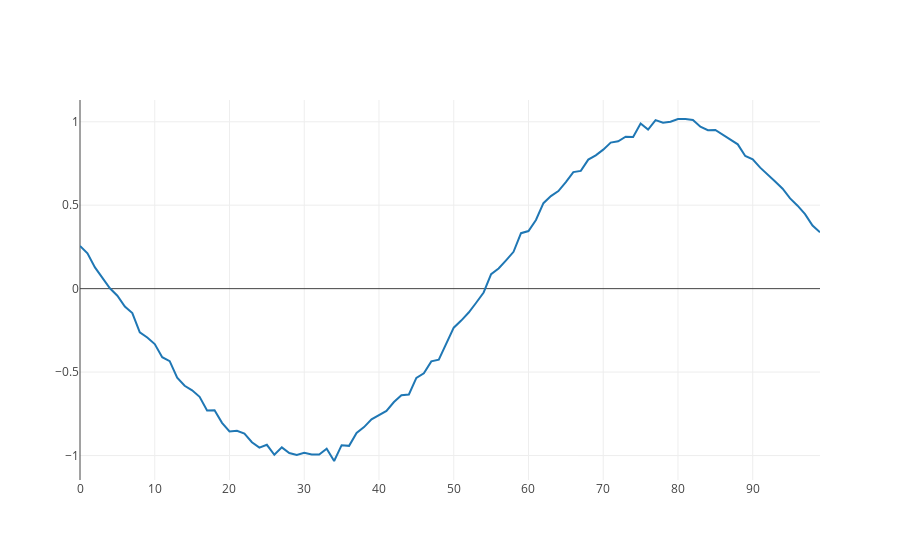

The notebook cell saved with this chart:
### Markdown cell above
## Creating batches

The network will be trained using mini batches. This speeds up training because a network training step is performed after each mini batch in contrast to updating after presenting the complete training set.

### Code cell
#A batch of examples can start at an arbitrary index in the source signal. 
# Shuffle the indices to fill the train. dev and test set with different sequences

np.random.shuffle (start_indices)
train_indices = start_indices[0:int(train_size)]
dev_indices= start_indices[int(train_size):int(train_size+dev_size)]
test_indices = start_indices[int(train_size+dev_size):int(train_size+dev_size+test_size)]

def get_batch(batch_index, indexes, size=batch_size):
    batch_start_indexes = indexes[batch_index*size:batch_index*size+size]
    batch_inputs = np.zeros((size,sequence_length, input_feature_count))
    batch_targets = np.zeros((size,prediction_length))
    for i in range(size):
        se = batch_start_indexes[i]
        part = signal_amp[se:se+sequence_length]
        batch_inputs[i,0:sequence_length,0] = part
        batch_targets[i,0] = signal_amp[se+sequence_length+1]

    return batch_inputs,batch_targets

batch_inputs,batch_targets = get_batch(train_batch_count-1,train_indices)
print(batch_inputs.shape,batch_targets.shape)

example_inputs = batch_inputs[0,:,:]
example_targets =  batch_targets[0,:]
print(example_inputs.shape)

#plot a single example
b_i = 1
b_s = batch_inputs[b_i,0:sequence_length,0]
plotly.offline.iplot({
    "data": [Scatter(y=b_s)],
    "layout": Layout(title="")
})

### Figure 1 — Plotly figure (JSON) as saved in the notebook; plotly's stock layout.template omitted (floating-point values rounded to 4 significant figures)
{"data": [{"type": "scatter", "y": [0.2559, 0.2114, 0.1275, 0.06328, 0.002538, -0.04214, -0.1072, -0.1466, -0.2624, -0.2929, -0.3322, -0.411, -0.4347, -0.5334, -0.5822, -0.6094, -0.6481, -0.7295, -0.7287, -0.804, -0.8557, -0.8522, -0.8682, -0.9202, -0.9523, -0.9357, -0.9955, -0.951, -0.9852, -0.9964, -0.9837, -0.994, -0.9936, -0.9596, -1.033, -0.938, -0.9418, -0.8649, -0.8297, -0.7828, -0.7603, -0.733, -0.6795, -0.6387, -0.6344, -0.5351, -0.507, -0.4359, -0.4255, -0.326, -0.2337, -0.1913, -0.1431, -0.08444, -0.02291, 0.08681, 0.1206, 0.1699, 0.2208, 0.3325, 0.3451, 0.4116, 0.5121, 0.5548, 0.5848, 0.6389, 0.6984, 0.7058, 0.7732, 0.799, 0.8331, 0.875, 0.8829, 0.9105, 0.909, 0.9896, 0.9529, 1.01, 0.9941, 1.0, 1.017, 1.016, 1.011, 0.9705, 0.9496, 0.9506, 0.922, 0.8896, 0.8648, 0.7951, 0.7751, 0.725, 0.6806, 0.6423, 0.5989, 0.541, 0.4972, 0.4463, 0.378, 0.3376]}], "layout": {"title": ""}}
